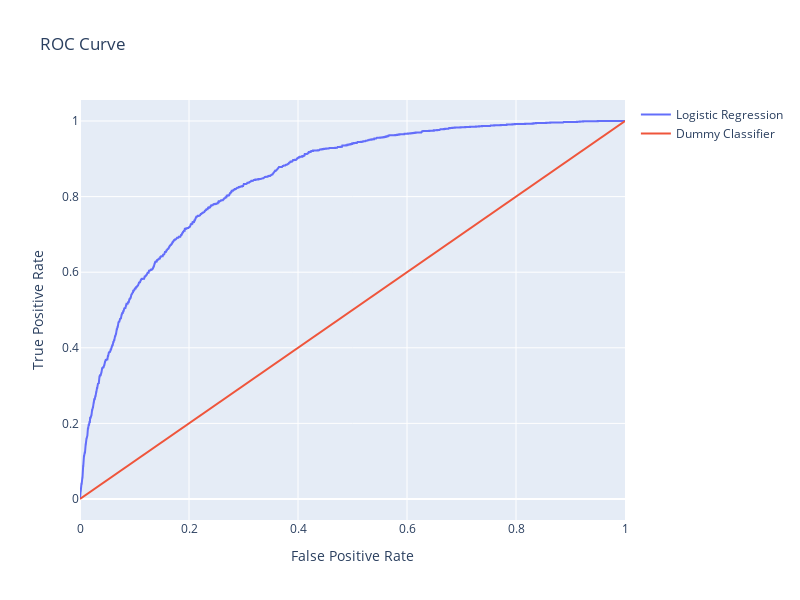

The cell this chart's notebook holds for it:
### Code cell
import plotly.graph_objects as go

fig = go.Figure()
fig.add_trace(go.Scatter(x=roc['False Positive Rate'], y=roc['True Positive Rate'], mode='lines', name='Logistic Regression'))
fig.add_trace(go.Scatter(x=roc_dummy['False Positive Rate'], y=roc_dummy['True Positive Rate'], mode='lines', name='Dummy Classifier'))

fig.update_layout(title='ROC Curve', xaxis_title='False Positive Rate', yaxis_title='True Positive Rate', width=800, height=600)
fig.show()

### Figure 1 — Plotly figure (JSON) as saved in the notebook; plotly's stock layout.template omitted (floating-point values rounded to 4 significant figures; data arrays with more than 128 entries replaced by an {"elided": "..."} marker saying what was removed)
{"data": [{"mode": "lines", "name": "Logistic Regression", "type": "scatter", "x": {"elided": "1502 float values"}, "y": {"elided": "1502 float values"}}, {"mode": "lines", "name": "Dummy Classifier", "type": "scatter", "x": [0, 1], "y": [0, 1]}], "layout": {"height": 600, "title": {"text": "ROC Curve"}, "width": 800, "xaxis": {"title": {"text": "False Positive Rate"}}, "yaxis": {"title": {"text": "True Positive Rate"}}}}
